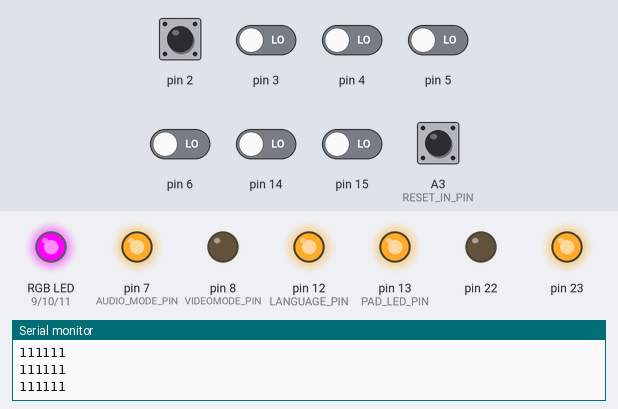
This sketch was run on a simulated Arduino Uno, built with avr-gcc and run on an emulated ATmega328P. On the bench: an RGB LED mixed from three pins (HIGH = lit), output pins drawn as LEDs (lit = HIGH), the last lines printed to the serial monitor. Inputs (shaded band) come from the test bench; at power-on: A3 (RESET_IN_PIN), pin 2 HIGH, pin 3–6, pin 14, pin 15 LOW. EEPROM starts erased; pins used as bus, display or sensor lines are not drawn.

Above: at 1.3 s.
1.4 s: A3 (RESET_IN_PIN) pulled LOW for 1 s
At 2.6 s:
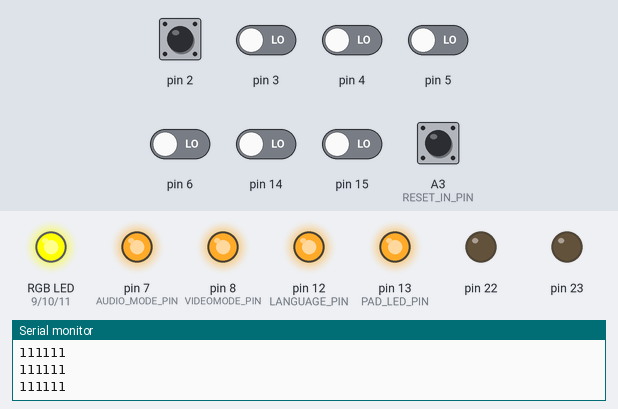
5.4 s: A3 (RESET_IN_PIN) pulled LOW for 1 s
At 6.7 s:
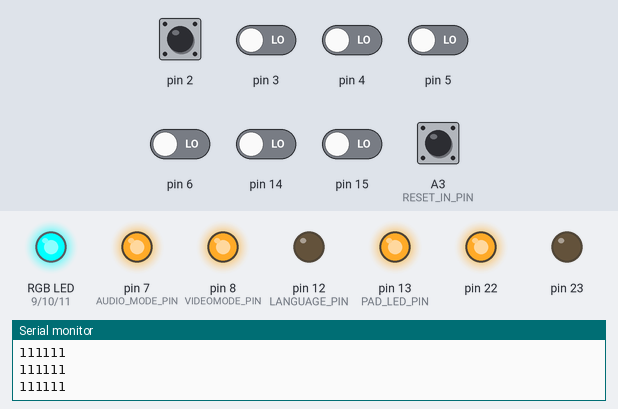
9.4 s: A3 (RESET_IN_PIN) pulled LOW for 1 s
At 12.29 s:
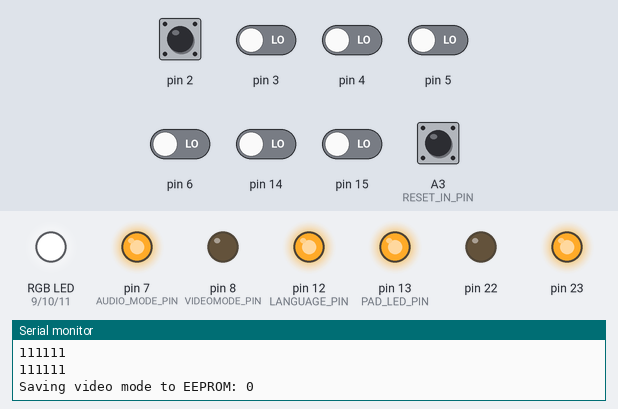
Timing chart, 0 to 13.9 s (numbered marks = the images above; inputs shaded):
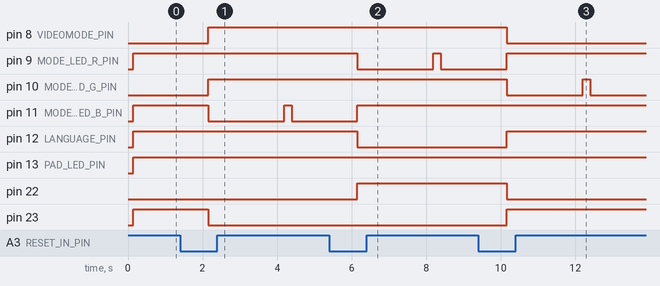

The sketch:

MegaMod_v2_v3_firmware.ino
```cpp
#include <Arduino.h>

volatile static byte pad_status;
         int i = 0;

#define ARDUINO328

#define RESET_IN_PIN A3
#define RESET_OUT_PIN A2
#define VIDEOMODE_PIN 8 //A4
#define LANGUAGE_PIN MISO //A5
#define MODE_LED_R_PIN 9
#define MODE_LED_G_PIN 10
#define MODE_LED_B_PIN 11
#define AUDIO_MODE_PIN 7
#define PAD_LED_PIN LED_BUILTIN
#define ENABLE_SERIAL_DEBUG
//#define FORCE_RESET_ACTIVE_LEVEL 0


enum PadButton {
  MD_BTN_START = 1 << 7,
  MD_BTN_A =     1 << 6,
  MD_BTN_C =     1 << 5,
  MD_BTN_B =     1 << 4,
  MD_BTN_RIGHT = 1 << 3,
  MD_BTN_LEFT =  1 << 2,
  MD_BTN_DOWN =  1 << 1,
  MD_BTN_UP =    1 << 0
};

/* Button combo that enables the other combos
 *
 * Note: That vertical bar ("pipe") means that the buttons must be pressed
 *       together.
 */

#define TRIGGER_COMBO (MD_BTN_START | MD_BTN_B)
//#define TRIGGER_COMBO (MD_BTN_START)

#define TRIGGER_COMBO2 (MD_BTN_START | MD_BTN_A) //additional combo

/* Button combos to perform other actions. These are to be considered in
 * addition to TRIGGER_COMBO.
 *
 * Note that we cannot detect certain buttons on some platforms
 */
#define RESET_COMBO (MD_BTN_A)


#if defined ARDUINO328

  #define AUDIO_COMBO MD_BTN_UP
  #define EUR_COMBO MD_BTN_DOWN
  #define USA_COMBO MD_BTN_RIGHT
  #define JAP_COMBO MD_BTN_LEFT
  #define COMBO_50 MD_BTN_LEFT
  #define COMBO_60 MD_BTN_RIGHT
#endif

#define MODE_ROM_OFFSET 42
#define AUDIO_ROM_OFFSET 50

// Time to wait after mode change before saving the new mode (milliseconds)
#define MODE_SAVE_DELAY 2000L

// Force the reset line level when active. Undefine to enable auto-detection.
//#define FORCE_RESET_ACTIVE_LEVEL LOW

/* Colors to use to indicate the video mode, in 8-bit RGB componentes. You can
 * use any value here if your led is connected to PWM-capable pins, otherwise
 * values specified here will be interpreted as either fully off (if 0) or fully
 * on (if anything else).
 *
 * Note that using PWM-values here sometimes causes unpredictable problems. This
 * happened to me on an ATtiny861, and it's probably due to how pins and timers
 * interact. It seems to work fine on a full Arduino, but unless you really want
 * weird colors, use only 0x00 and 0xFF.
 */

#define MODE_LED_EUR_COLOR {0x00, 0xFF, 0x00}  // Green
#define MODE_LED_USA_COLOR {0x00, 0x00, 0xFF}  // Blue
#define MODE_LED_JAP_COLOR {0xFF, 0x00, 0x00}  // Red
#define MODE_VID_MOD_COLOR {0xFF, 0xFF, 0x00}  // Yellow


// Define this if your led is common-anode, comment out for common-cathode
#define MODE_LED_COMMON_ANODE


/* Presses of the reset button longer than this amount of milliseconds will
 * switch to the next mode, shorter presses will reset the console.
 */
#define LONGPRESS_LEN 700

// Debounce duration for the reset button
#define DEBOUNCE_MS 20

// Duration of the reset pulse (milliseconds)
#define RESET_LEN 350

/*******************************************************************************
 * END OF SETTINGS
 ******************************************************************************/


#ifdef ENABLE_SERIAL_DEBUG
  #define debug(...) Serial.print (__VA_ARGS__)
  #define debugln(...) Serial.println (__VA_ARGS__)
#else
  #define debug(...)
  #define debugln(...)
#endif

#ifdef MODE_ROM_OFFSET
  #include <EEPROM.h>
#endif

enum VideoMode {
  EUR,
  USA,
  JAP,
  MODES_NO, // End of modes
  VID50,
  VID60
};

// This will be handy
#if (defined MODE_LED_R_PIN || defined MODE_LED_G_PIN || defined MODE_LED_B_PIN)
  #define ENABLE_MODE_LED_RGB

byte mode_led_colors[][MODES_NO] = {
  MODE_LED_EUR_COLOR,
  MODE_LED_USA_COLOR,
  MODE_LED_JAP_COLOR,
  MODE_VID_MOD_COLOR
};
#endif

void set_mode (VideoMode m);

VideoMode current_mode;
bool audio_mode;
long mode_last_changed_time;
long audio_mode_last_changed_time;

// Reset level when NOT ACTIVE
byte reset_inactive_level;

void save_mode () {
#ifdef MODE_ROM_OFFSET
  if (mode_last_changed_time > 0 && millis () - mode_last_changed_time >= MODE_SAVE_DELAY) {
    debug ("Saving video mode to EEPROM: ");
    debugln (current_mode);
    byte saved_mode = EEPROM.read (MODE_ROM_OFFSET);
    if (current_mode != saved_mode) {
      EEPROM.write (MODE_ROM_OFFSET, static_cast<byte> (current_mode));
    } else {
      debugln ("Mode unchanged, not saving");
    }
    mode_last_changed_time = 0;    // Don't save again

    // Blink led to tell the user that mode was saved
	set_RGB_leds(0, 0, 0);

    // Keep off for a bit
    delay (200);

    // Turn led back on
    update_mode_leds ();

  }
#endif  // MODE_ROM_OFFSET
}

void save_audio() {
#ifdef AUDIO_ROM_OFFSET
	if (audio_mode_last_changed_time > 0 && millis() - audio_mode_last_changed_time >= MODE_SAVE_DELAY) {
		debug("Saving audio mode to EEPROM: ");
		debugln(audio_mode);
		EEPROM.write(AUDIO_ROM_OFFSET, static_cast<byte> (audio_mode));

		audio_mode_last_changed_time = 0;    // Don't save again

		// Blink led to tell the user that mode was saved
		set_RGB_leds(0, 0, 0);

		// Keep off for a bit
		delay(200);

		// Turn led back on
		update_mode_leds();

}
#endif  // AUDIO_ROM_OFFSET
}


void change_mode (int increment) {
  // This also loops in [0, MODES_NO) backwards
  VideoMode new_mode = static_cast<VideoMode> ((current_mode + increment + MODES_NO) % MODES_NO);
  set_mode (new_mode);
}

void next_mode () {
  change_mode (+1);
}

void prev_mode () {
  change_mode (-1);
}

void set_RGB_leds(byte R, byte G, byte B) {

#ifdef MODE_LED_COMMON_ANODE
	R = 255 - R;
	G = 255 - G;
	B = 255 - B;
#endif
	analogWrite(MODE_LED_R_PIN, R);
	analogWrite(MODE_LED_G_PIN, G);
	analogWrite(MODE_LED_B_PIN, B);
}

void update_mode_leds () {
#ifdef ENABLE_MODE_LED_RGB
  byte *colors = mode_led_colors[current_mode];
  set_RGB_leds(colors[0], colors[1], colors[2]);

#endif  // ENABLE_MODE_LED_RGB
}


void flash_vid_mode_leds(bool mode, int b_delay) {

	byte *colors = mode_led_colors[3];

	if (mode == 0) //50Hz
	{
		set_RGB_leds(colors[0], colors[1], colors[2]);
		delay(b_delay);
		set_RGB_leds(0, 0, 0);
		delay(b_delay);

		set_RGB_leds(colors[0], colors[1], colors[2]);
		delay(b_delay);
		set_RGB_leds(0, 0, 0);
		delay(b_delay);

		set_RGB_leds(colors[0], colors[1], colors[2]);
		delay(b_delay);
		set_RGB_leds(0, 0, 0);
		delay(b_delay);

		set_RGB_leds(colors[0], colors[1], colors[2]);
		delay(b_delay);
		set_RGB_leds(0, 0, 0);
		delay(b_delay);
	}
	else //60Hz
	{
		set_RGB_leds(colors[0], colors[1], colors[2]);
		delay(b_delay);
		set_RGB_leds(0, 0, 0);
		delay(b_delay);

		set_RGB_leds(colors[0], colors[1], colors[2]);
		delay(b_delay);
		set_RGB_leds(0, 0, 0);
		delay(b_delay);

		set_RGB_leds(colors[0], colors[1], colors[2]);
		delay(b_delay);
		set_RGB_leds(0, 0, 0);
		delay(b_delay);

		set_RGB_leds(colors[0], colors[1], colors[2]);
		delay(b_delay);
		set_RGB_leds(0, 0, 0);
		delay(b_delay);

    set_RGB_leds(colors[0], colors[1], colors[2]);
    delay(b_delay);
    set_RGB_leds(0, 0, 0);
    delay(b_delay);

    set_RGB_leds(colors[0], colors[1], colors[2]);
    delay(b_delay);
    set_RGB_leds(0, 0, 0);
    delay(b_delay);
	}

	update_mode_leds();

}

void set_mode (VideoMode m) {
	if (m == VID50) {
		digitalWrite(VIDEOMODE_PIN, LOW);
		flash_vid_mode_leds(0,100);
	} else if (m == VID60) {
    digitalWrite(VIDEOMODE_PIN, HIGH);
    flash_vid_mode_leds(1,50);
  }
	else {
		switch (m) {
		default:
		case EUR:
			digitalWrite(VIDEOMODE_PIN, LOW);    // PAL 50Hz
			digitalWrite(LANGUAGE_PIN, HIGH);    // ENG

			PORTB &= ~(1 << PORTB6); //low Sega CD BIOS EPROM pin 38
			PORTB |= (1 << PORTB7); //high Sega CD BIOS EPROM pin 39
			break;
		case USA:
			digitalWrite(VIDEOMODE_PIN, HIGH);   // NTSC 60Hz
			digitalWrite(LANGUAGE_PIN, HIGH);    // ENG

			PORTB &= ~((1 << PORTB6) | (1 << PORTB7)); //both low Sega CD BIOS EPROM pins 38 and 39
			break;
		case JAP:
			digitalWrite(VIDEOMODE_PIN, HIGH);   // NTSC 60Hz
			digitalWrite(LANGUAGE_PIN, LOW);     // JAP

			PORTB |= (1 << PORTB6); //high Sega CD BIOS EPROM pin 38
			PORTB &= ~(1 << PORTB7); //low Sega CD BIOS EPROM pin 39
			break;
		}

		current_mode = m;
		update_mode_leds();

		mode_last_changed_time = millis();
	}
}

void set_audio_mode(bool m) {
	digitalWrite(AUDIO_MODE_PIN, m);
	audio_mode = m;
	update_mode_leds();

	audio_mode_last_changed_time = millis();
}


void handle_reset_button () {
  static byte debounce_level = LOW;
  static bool reset_pressed_before = false;
  static long last_int = 0, reset_press_start = 0;
  static unsigned int hold_cycles = 0;

  byte reset_level = digitalRead (RESET_IN_PIN);
  if (reset_level != debounce_level) {
    // Reset debouncing timer
    last_int = millis ();
    debounce_level = reset_level;
  } else if (millis () - last_int > DEBOUNCE_MS) {
    // OK, button is stable, see if it has changed
    if (reset_level != reset_inactive_level && !reset_pressed_before) {
      // Button just pressed
      reset_press_start = millis ();
      hold_cycles = 0;
    }
    else if (reset_level == reset_inactive_level && reset_pressed_before) {
      // Button released
      if (hold_cycles == 0) {
        debugln ("Reset button pushed for a short time");
        reset_console ();
		}

    } else {
      // Button has not just been pressed/released
      if (reset_level != reset_inactive_level && millis () % reset_press_start >= LONGPRESS_LEN * (hold_cycles + 1)) {
        // Reset has been hold for a while
        debugln ("Reset button hold");
        ++hold_cycles;
        next_mode ();
      }

    }

    reset_pressed_before = (reset_level != reset_inactive_level);
  }
}

void reset_console () {
  debugln ("Resetting console");

  digitalWrite (RESET_OUT_PIN, !reset_inactive_level);
  delay (RESET_LEN);
  digitalWrite (RESET_OUT_PIN, reset_inactive_level);
}


void setup () {

  OSCCAL=134; //manual oscillator calibration for serial debug

#ifdef ENABLE_SERIAL_DEBUG
  Serial.begin (9600);
#endif

DDRB |= (1 << DDB6) | (1 << DDB7); //enable CD bios outputs

  debugln ("Starting up...");

/* Rant: As per D4s's installation schematics out there (which we use too), it
 * seems that on consoles with an active low reset signal, the Reset In input
 * is taken before the pull-up resistor, while on consoles with active-high
 * reset it is taken AFTER the pull-down resistor. This means that detecting
 * the reset level by sampling the same line on both consoles is tricky, as in
 * both cases one of the Reset In/Out signals is left floating :(. The
 * following should work reliably, but we allow for a way to force the reset
 * line level.
 */
#ifndef FORCE_RESET_ACTIVE_LEVEL
  // Let things settle down and then sample the reset line
  delay (100);
  pinMode (RESET_IN_PIN, INPUT_PULLUP);
  reset_inactive_level = digitalRead (RESET_IN_PIN);
  debug ("Reset line is ");
  debug (reset_inactive_level ? "HIGH" : "LOW");
  debugln (" at startup");
#else
  reset_inactive_level = !FORCE_RESET_ACTIVE_LEVEL;
  debug ("Reset line is forced to active-");
  debugln (FORCE_RESET_ACTIVE_LEVEL ? "HIGH" : "LOW");
#endif

  if (reset_inactive_level == LOW) {
    // No need for pull-up
    pinMode (RESET_IN_PIN, INPUT);
  } else {
    pinMode (RESET_IN_PIN, INPUT_PULLUP);
  }

  // Enable reset
  pinMode (RESET_OUT_PIN, OUTPUT);
  digitalWrite (RESET_OUT_PIN, !reset_inactive_level);

  // Setup leds
#ifdef MODE_LED_R_PIN
  pinMode (MODE_LED_R_PIN, OUTPUT);
#endif

#ifdef MODE_LED_G_PIN
  pinMode (MODE_LED_G_PIN, OUTPUT);
#endif

#ifdef MODE_LED_B_PIN
  pinMode (MODE_LED_B_PIN, OUTPUT);
#endif

#ifdef PAD_LED_PIN
  pinMode (PAD_LED_PIN, OUTPUT);
#endif

#ifdef AUDIO_MODE_PIN
  pinMode(AUDIO_MODE_PIN, OUTPUT);
#endif


  // Init video mode
  pinMode (VIDEOMODE_PIN, OUTPUT);
  pinMode (LANGUAGE_PIN, OUTPUT);
  current_mode = EUR;
  audio_mode = 1;

#ifdef MODE_ROM_OFFSET
  byte tmp = EEPROM.read (MODE_ROM_OFFSET);
  debug ("Loaded video mode from EEPROM: ");
  debugln (tmp);
  if (tmp < MODES_NO) {
    // Palette EEPROM value is good
    current_mode = static_cast<VideoMode> (tmp);
  }
#endif

#ifdef AUDIO_ROM_OFFSET
  byte tmp2 = EEPROM.read(AUDIO_ROM_OFFSET);
  debug("Loaded audio mode from EEPROM: ");
  debugln(tmp2);
  audio_mode = static_cast<bool> (tmp2);
#endif

  set_mode (current_mode);
  set_audio_mode(audio_mode);
  mode_last_changed_time = 0;
  audio_mode_last_changed_time = 0;  // No need to save what we just loaded

  // Prepare to read pad
  setup_pad ();

  // Finally release the reset line
  digitalWrite (RESET_OUT_PIN, reset_inactive_level);
}

void setup_pad () {
  // Set port directions
#if defined ARDUINO328
  DDRC &= ~((1 << DDC1) | (1 << DDC0));
  DDRD &= ~((1 << DDD6) | (1 << DDD5) | (1 << DDD4) | (1 << DDD3) | (1 << DDD2));
  attachInterrupt(digitalPinToInterrupt(2), select_low, FALLING);
#endif
}

/******************************************************************************/
/*
 * The basic idea here is to make up a byte where each bit represents the state
 * of a button, where 1 means pressed, for commodity's sake. The bit-button
 * mapping is defined in the PadButton enum above.
 *
 * To get consistent readings, we should really read all of the pad pins at
 * once, since some of them must be interpreted according to the value of the
 * SELECT signal. In order to do this we could connect all pins to a single port
 * of our MCU, but this is a luxury we cannot often afford, for various reasons.
 * Luckily, the UP and DOWN signals do not depend upon the SELECT pins, so we
 * can read them anytime, and this often takes us out of trouble.
 *
 * Note that printing readings through serial slows down the code so much that
 * it misses most of the readings with SELECT low!
 */


void select_low() {
	// Select is low, we have Start & A
	byte portdd = PIND;
	pad_status = (pad_status & 0x3F) | ((~portdd & ((1 << PD6) | (1 << PD5))) << 1);
 // delayMicroseconds(15000);
}

inline byte read_pad () {

    // Update UP and DOWN, which are always valid and on PORTC alone
    pad_status = (pad_status & 0xFC) | (~PINC & ((1 << PC1) | (1 << PC0)));

    byte portd = PIND;
    // Select is high, we have Right, Left, C & B
    pad_status = (pad_status & 0xC3) | ((~portd & ((1 << PIND6) | (1 << PD5) | (1 << PD4) | (1 << PD3))) >> 1);

    return pad_status;
}

#define IGNORE_COMBO_MS LONGPRESS_LEN

#define MIN_START_BUTTON_PRESS 3 // minimum Start button detections (filter junk), default is 50 times

void handle_pad() {
	static long last_combo_time = 0;

	read_pad();

#ifdef PAD_LED_PIN
	digitalWrite(PAD_LED_PIN, pad_status);
#endif


#if 1
	if (pad_status != 0) {
		//Serial.print("Pad status = ");
		Serial.println(pad_status, BIN);
}
#endif

    // Filtering start button false triggers to avoid combos.
//    if ((pad_status >> 7) & 0x01) {
//    i++;
//    } else i = 0;
//
//    if (i < MIN_START_BUTTON_PRESS) {
//    pad_status &= ~(1 << 7);
//    } else i = 0;

  if ((pad_status & TRIGGER_COMBO) == TRIGGER_COMBO && millis () - last_combo_time > IGNORE_COMBO_MS) {
    Serial.print("combo status = ");
    Serial.println(pad_status, BIN);
    if ((pad_status & RESET_COMBO) == RESET_COMBO) {
      debugln ("Reset combo detected");
     // reset_console ();
      pad_status = 0;     // Avoid continuous reset (pad_status might keep the last value during reset!)
      last_combo_time = millis ();
      Serial.print("reset status = ");
      Serial.println(pad_status, BIN);
#ifdef EUR_COMBO
    } else if ((pad_status & EUR_COMBO) == EUR_COMBO) {
      debugln ("EUR mode combo detected");
      set_mode (EUR);
      last_combo_time = millis ();
#endif
#ifdef USA_COMBO
    } else if ((pad_status & USA_COMBO) == USA_COMBO) {
      debugln ("USA mode combo detected");
      set_mode (USA);
      last_combo_time = millis ();
#endif
#ifdef JAP_COMBO
    } else if ((pad_status & JAP_COMBO) == JAP_COMBO) {
      debugln ("JAP mode combo detected");
      set_mode (JAP);
      last_combo_time = millis ();
#endif
#ifdef NEXT_MODE_COMBO
    } else if ((pad_status & NEXT_MODE_COMBO) == NEXT_MODE_COMBO) {
      debugln ("Next mode combo detected");
      next_mode ();
      last_combo_time = millis ();
#endif
#ifdef PREV_MODE_COMBO
    } else if ((pad_status & PREV_MODE_COMBO) == PREV_MODE_COMBO) {
      debugln ("Previous mode combo detected");
      prev_mode ();
      last_combo_time = millis ();
#endif
#ifdef AUDIO_COMBO
    } else if ((pad_status & AUDIO_COMBO) == AUDIO_COMBO) {
      debugln ("Audio combo detected");
	  set_audio_mode(!audio_mode);
      last_combo_time = millis ();
#endif
    }
  }

  if ((pad_status & TRIGGER_COMBO2) == TRIGGER_COMBO2 && millis() - last_combo_time > IGNORE_COMBO_MS) {
	  if ((pad_status & COMBO_50) == COMBO_50) {
		  debugln("50Hz mode combo detected");
		  set_mode(VID50);
		  last_combo_time = millis();
	  } else if ((pad_status & COMBO_60) == COMBO_60) {
      debugln("60Hz mode combo detected");
      set_mode(VID60);
      last_combo_time = millis();
	  }

  }
}

void loop () {
  handle_reset_button ();
  handle_pad ();
  save_mode ();
  save_audio ();
}
```

Measured:
- after the input at 1.4 s, pin 8 (VIDEOMODE_PIN), pin 10 (MODE_LED_G_PIN): LOW → HIGH after 0.76 s; pin 11 (MODE_LED_B_PIN): HIGH → LOW after 0.76 s, → HIGH 2.0 s later, → LOW 0.20 s later; pin 23: HIGH → LOW after 0.76 s
- after the input at 5.4 s, pin 9 (MODE_LED_R_PIN): HIGH → LOW after 0.75 s, → HIGH 2.0 s later, → LOW 0.20 s later; pin 11 (MODE_LED_B_PIN), pin 22: LOW → HIGH after 0.75 s; pin 12 (LANGUAGE_PIN): HIGH → LOW after 0.75 s
- after the input at 9.4 s, pin 8 (VIDEOMODE_PIN), pin 22: HIGH → LOW after 0.76 s; pin 9 (MODE_LED_R_PIN), pin 12 (LANGUAGE_PIN), pin 23: LOW → HIGH after 0.76 s; pin 10 (MODE_LED_G_PIN): HIGH → LOW after 0.76 s, → HIGH 2.0 s later, → LOW 0.20 s later
